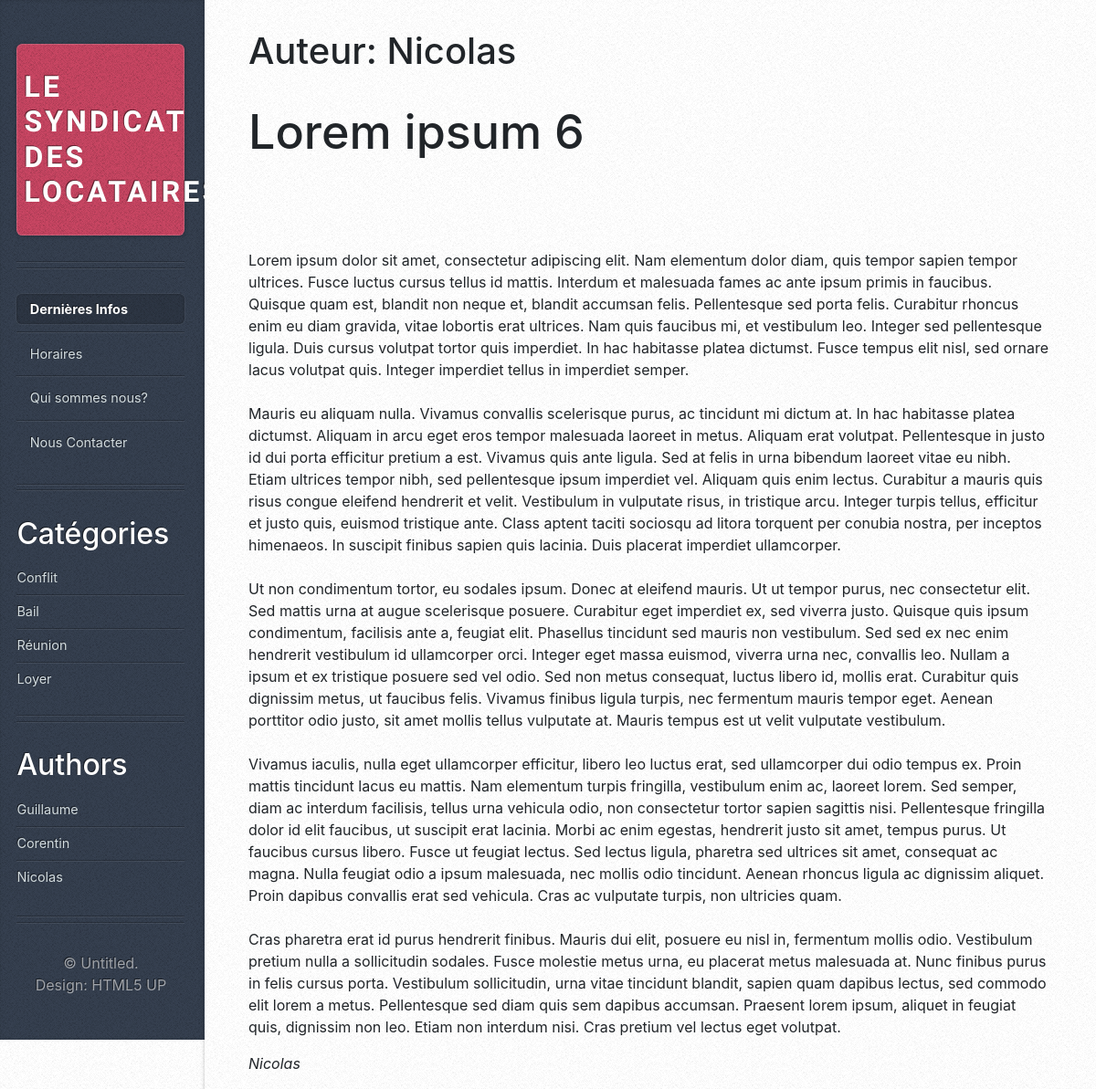
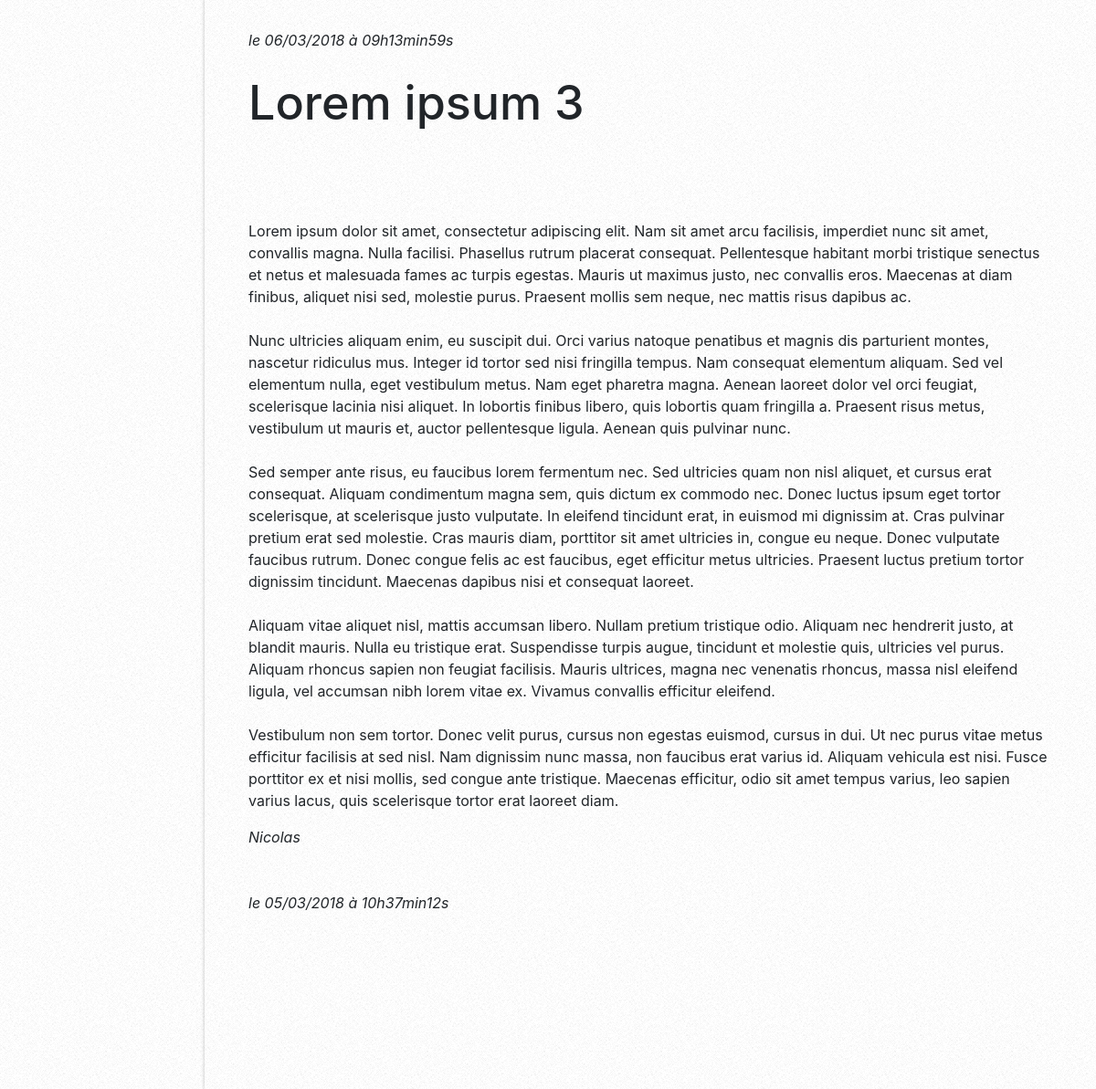
Page /index.php?action=filter&author=Nicolas on the committed database (2 pictures, top to bottom).
### tables this page shows
CREATE TABLE `blog` (
  `id_article` int(11) NOT NULL,
  `title` varchar(256) NOT NULL,
  `content` longtext NOT NULL,
  `date_published` timestamp NOT NULL DEFAULT CURRENT_TIMESTAMP ON UPDATE CURRENT_TIMESTAMP,
  `author` varchar(50) NOT NULL
);

CREATE TABLE `categories` (
  `id_category` int(11) NOT NULL,
  `name_category` varchar(50) NOT NULL
);

### controller/frontend.php (called while the page is built, shortened)
<?php
require_once('model/ArticleManager.php');
require_once('model/ArticleFilterManager.php');
function filterByAuthor($authorName){
    $articleManager = new \Becode\Blog\Model\ArticleManager();
    $articles = $articleManager->getArticlesByAuthor($authorName);
    $articleFilterManager = new \Becode\Blog\Model\ArticleFilterManager();
    $categories = $articleFilterManager->getCategories();
    $articleFilterManager = new \Becode\Blog\Model\ArticleFilterManager();
    $authors = $articleFilterManager->getAuthors();
    $articleFilterManager = new \Becode\Blog\Model\ArticleFilterManager();
    $author = $articleFilterManager->getAuthor($authorName);
    require('view/frontend/filteredByAuthArticlesView.php');
}

### model/ArticleFilterManager.php (called while the page is built, shortened)
<?php
class ArticleFilterManager extends Manager{
    public function getCategories(){
        $db = $this->dbConnect();
        $req = $db->query('SELECT id_category, name_category FROM categories');
        return $req;
    }
    public function getAuthors(){
        $db = $this->dbConnect();
        $authors = $db->query('SELECT DISTINCT author FROM blog');
        return $authors;
    }
    public function getAuthor($authorName){
        $db = $this->dbConnect();
        $req = $db->prepare('SELECT author FROM blog WHERE author = ?');
        $req->execute(array($authorName));
        $author = $req->fetch();
        return $author;
    }
}

### model/ArticleManager.php (called while the page is built, shortened)
<?php
class ArticleManager extends Manager{
    public function getArticlesByAuthor($author){
        $db = $this->dbConnect();
        $filteredArticles = $db->prepare('SELECT title, content, author, DATE_FORMAT(date_published, \'%d/%m/%Y à %Hh%imin%ss\') AS date_published FROM blog WHERE author = ? ORDER BY date_published DESC LIMIT 0, 5');
        $filteredArticles->execute(array($author));
        return $filteredArticles;
    }
}

### view/frontend/filteredByAuthArticlesView.php (the view, shortened to what this page needs)
<div id="content">
    <div class="inner">
        <h1>Auteur: <?= ucfirst($author['author']) ?></h1>
<?php
while ($data = $articles->fetch()){
    ?>
    <article class="box post post-excerpt">
        <header>
            <h2><?= htmlspecialchars($data['title']) ?></h2>
        </header>
        <p>
            <?= nl2br(htmlspecialchars($data['content'])) ?><br />
        </p>
        <p><em><?= htmlspecialchars($data['author']) ?></em></p>
    </article>
    <em>le <?= $data['date_published'] ?></em>
    <?php
}
?>
    </div>
</div>
<?php require('template.php'); ?>

### view/frontend/sidebar.php (shortened to what this page needs)
<div id="sidebar">
    <h1 id="logo"><a href="#">LE SYNDICAT DES LOCATAIRES</a></h1>
    <nav id="nav">
        <ul>
            <li class="current"><a href="#">Dernières Infos</a></li>
            <li><a id="horaire">Horaires</a></li>
            <li><a id="quiSommesNous">Qui sommes nous?</a></li>
            <li><a id="nousContacter">Nous Contacter</a></li>
        </ul>
    </nav>
    <section class="box recent-comments">
        <header>
            <h2>Catégories</h2>
        </header>
        <ul>
        <?php
            while ($data = $categories->fetch()){
                ?>
                    <li><a href="index.php?action=filter&category=<?= $data['id_category'] ?>"><?= ucfirst(htmlspecialchars($data['name_category'])) ?></a></li>
                <?php
            }
        ?>
        </ul>
    </section>
    <section class="box recent-comments">
        <header>
            <h2>Authors</h2>
        </header>
        <ul>
        <?php
            while ($data = $authors->fetch()){
                ?>
                    <li><a href="index.php?action=filter&author=<?= $data['author'] ?>"><?= ucfirst(htmlspecialchars($data['author'])) ?></a></li>
                <?php
            }
        ?>
        </ul>
    </section>
    <ul id="copyright">
        <li>&copy; Untitled.</li><li>Design: <a href="http://html5up.net">HTML5 UP</a></li>
    </ul>
</div>

### public/css/style.css (style rules this page uses)
#horaire, #quiSommesNous, #nousContacter { cursor: pointer; }

### rows in the picture
blog: title "Lorem ipsum 6", content "Lorem ipsum dolor sit amet, consectetur adipiscing elit. Nam elementum dolor diam, quis tempor sapien tempor ultrices. Fusce luctus cursus tellus id mattis. Interdum et malesuada fames ac ante ipsum primis in faucibus. Quisque quam est, blandit non neque et, blandit accumsan felis. Pellentesque sed porta felis. Curabitur rhoncus enim eu diam gravida, vitae lobortis erat ultrices. Nam quis faucibus mi, et vestibulum leo. Integer sed pellentesque ligula. Duis cursus volutpat tortor quis imperdiet. In hac habitasse platea dictumst. Fusce tempus elit nisl, sed ornare lacus volutpat quis. Integer imperdiet tellus in imperdiet semper. Mauris eu aliquam nulla. Vivamus convallis scelerisque purus,…", author "Nicolas", date_published "06/03/2018 à 09h13min59s"
blog: title "Lorem ipsum 3", content "Lorem ipsum dolor sit amet, consectetur adipiscing elit. Nam sit amet arcu facilisis, imperdiet nunc sit amet, convallis magna. Nulla facilisi. Phasellus rutrum placerat consequat. Pellentesque habitant morbi tristique senectus et netus et malesuada fames ac turpis egestas. Mauris ut maximus justo, nec convallis eros. Maecenas at diam finibus, aliquet nisi sed, molestie purus. Praesent mollis sem neque, nec mattis risus dapibus ac. Nunc ultricies aliquam enim, eu suscipit dui. Orci varius natoque penatibus et magnis dis parturient montes, nascetur ridiculus mus. Integer id tortor sed nisi fringilla tempus. Nam consequat elementum aliquam. Sed vel elementum nulla, eget vestibulum metus. Nam…", author "Nicolas", date_published "05/03/2018 à 10h37min12s"
categories: name_category "Conflit"
categories: name_category "Bail"
categories: name_category "Réunion"
categories: name_category "Loyer"

### other values in the picture
$author['author'] "Nicolas"
$data['author'] "Guillaume"
$data['author'] "Corentin"
$data['author'] "Nicolas"
